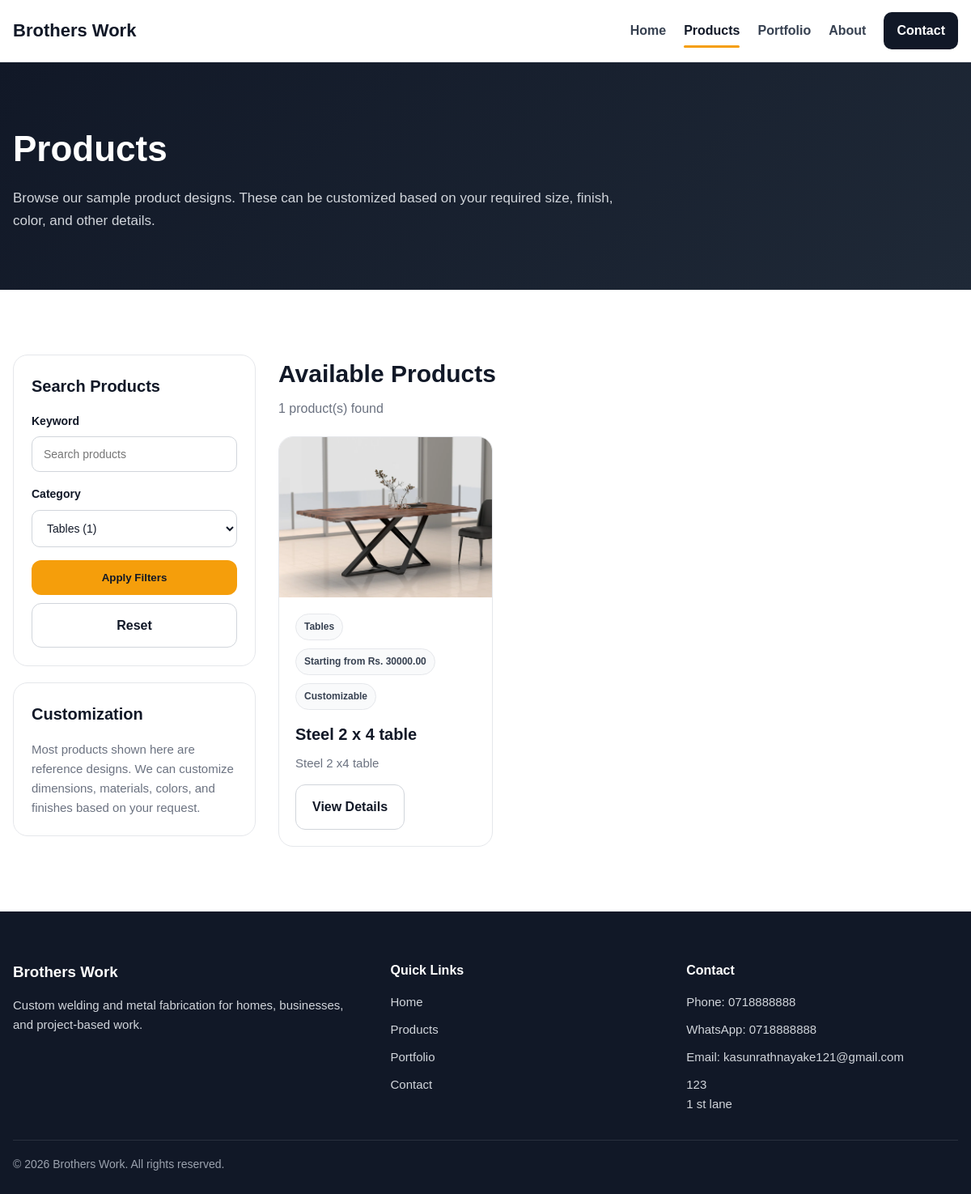
The app's page /products.php?category=2 with its own data.
### tables this page shows
CREATE TABLE `site_settings` (
  `id` int NOT NULL,
  `site_name` varchar(200) NOT NULL,
  `phone` varchar(50) DEFAULT NULL,
  `whatsapp` varchar(50) DEFAULT NULL,
  `email` varchar(150) DEFAULT NULL,
  `address` text,
  `hero_title` varchar(255) DEFAULT NULL,
  `hero_subtitle` text
);

CREATE TABLE `products` (
  `id` int NOT NULL,
  `category_id` int NOT NULL,
  `name` varchar(200) NOT NULL,
  `slug` varchar(220) NOT NULL,
  `short_description` text,
  `full_description` text,
  `price_text` varchar(150) DEFAULT NULL,
  `available_colors` text,
  `is_customizable` tinyint(1) DEFAULT '1',
  `is_featured` tinyint(1) DEFAULT '0',
  `status` tinyint(1) DEFAULT '1',
  `created_at` timestamp NULL DEFAULT CURRENT_TIMESTAMP
);

CREATE TABLE `categories` (
  `id` int NOT NULL,
  `name` varchar(150) NOT NULL,
  `slug` varchar(180) NOT NULL,
  `description` text,
  `status` tinyint(1) DEFAULT '1',
  `created_at` timestamp NULL DEFAULT CURRENT_TIMESTAMP
);

### includes/functions.php (called while the page is built, shortened)
<?php
function e($value): string
{
    return htmlspecialchars((string)($value ?? ''), ENT_QUOTES, 'UTF-8');
}
function get_site_settings(PDO $pdo): array
{
    $stmt = $pdo->query("SELECT * FROM site_settings ORDER BY id ASC LIMIT 1");
    $settings = $stmt->fetch();
    return $settings ?: [
        'site_name' => 'Welding Company',
        'phone' => '',
        'whatsapp' => '',
        'email' => '',
        'address' => '',
        'hero_title' => 'Custom Welding & Metal Fabrication',
        'hero_subtitle' => 'We build metal products and custom fabrication work for homes, businesses, and projects.'
    ];
}
function get_public_categories(PDO $pdo): array
{
    $stmt = $pdo->query("
        SELECT c.*,
               (
                   SELECT COUNT(*)
                   FROM products p
                   WHERE p.category_id = c.id AND p.status = 1
               ) AS product_count
        FROM categories c
        WHERE c.status = 1
        ORDER BY c.name ASC
    ");
    return $stmt->fetchAll();
}
function get_public_products(PDO $pdo, string $search = '', int $categoryId = 0): array
{
    $sql = "
        SELECT p.*, c.name AS category_name,
               (
                   SELECT pi.image_path
                   FROM product_images pi
                   WHERE pi.product_id = p.id
                   ORDER BY pi.sort_order ASC, pi.id ASC
                   LIMIT 1
               ) AS primary_image
        FROM products p
        INNER JOIN categories c ON c.id = p.category_id
        WHERE p.status = 1
          AND c.status = 1
    ";
    $params = [];
    if ($categoryId > 0) {
        $sql .= " AND p.category_id = ? ";
        $params[] = $categoryId;
    }
    $sql .= " ORDER BY p.is_featured DESC, p.id DESC ";
    $stmt = $pdo->prepare($sql);
    $stmt->execute($params);
    return $stmt->fetchAll();
}

### products.php (the view, shortened to what this page needs)
<?php
require_once __DIR__ . '/includes/db.php';
require_once __DIR__ . '/includes/functions.php';
$siteSettings = get_site_settings($pdo);
$categories = get_public_categories($pdo);
$search = trim($_GET['search'] ?? '');
$categoryId = isset($_GET['category']) ? (int)$_GET['category'] : 0;
$products = get_public_products($pdo, $search, $categoryId);
$frontendCssFiles = ['products.css'];
require_once __DIR__ . '/includes/frontend-header.php';
?>
<section class="page-hero">
    <div class="container">
        <div class="page-hero-content">
            <h1>Products</h1>
            <p>
                Browse our sample product designs. These can be customized based on your required size, finish, color, and other details.
            </p>
        </div>
    </div>
</section>
<section class="section">
    <div class="container">
        <div class="products-layout">
            <aside class="products-sidebar">
                <div class="sidebar-card">
                    <h3>Search Products</h3>
                    <form method="GET" action="" class="public-filter-form">
                        <div class="form-group">
                            <label for="search">Keyword</label>
                            <input
                                type="text"
                                id="search"
                                name="search"
                                value="<?php echo e($search); ?>"
                                placeholder="Search products"
                            >
                        </div>
                        <div class="form-group">
                            <label for="category">Category</label>
                            <select name="category" id="category">
                                <?php foreach ($categories as $category): ?>
                                    <option value="<?php echo (int)$category['id']; ?>" <?php echo $categoryId === (int)$category['id'] ? 'selected' : ''; ?>>
                                        <?php echo e($category['name']); ?> (<?php echo e($category['product_count']); ?>)
                                    </option>
                                <?php endforeach; ?>
                            </select>
                        </div>
                        <div class="filter-actions">
                            <button type="submit" class="btn btn-primary">Apply Filters</button>
                            <a href="<?php echo BASE_URL; ?>products.php" class="btn btn-outline">Reset</a>
                        </div>
                    </form>
                </div>
                <div class="sidebar-card">
                    <h3>Customization</h3>
                    <p>
                        Most products shown here are reference designs. We can customize dimensions, materials, colors, and finishes based on your request.
                    </p>
                </div>
            </aside>
            <div class="products-content">
                <div class="products-toolbar">
                    <div>
                        <h2>Available Products</h2>
                        <p><?php echo count($products); ?> product(s) found</p>
                    </div>
                </div>
                <?php if (!empty($products)): ?>
                    <div class="card-grid">
                        <?php foreach ($products as $product): ?>
                            <article class="common-card">
                                <div class="common-card-image">
                                    <?php if (!empty($product['primary_image'])): ?>
                                        <img src="<?php echo UPLOADS_URL . 'products/' . e($product['primary_image']); ?>" alt="<?php echo e($product['name']); ?>">
                                    <?php else: ?>
                                        <div class="image-fallback">No Image</div>
                                    <?php endif; ?>
                                </div>
                                <div class="common-card-body">
                                    <div class="common-meta">
                                        <span><?php echo e($product['category_name']); ?></span>
                                        <?php if (!empty($product['price_text'])): ?>
                                            <span><?php echo e($product['price_text']); ?></span>
                                        <?php endif; ?>
                                        <?php if ((int)$product['is_customizable'] === 1): ?>
                                            <span>Customizable</span>
                                        <?php endif; ?>
                                    </div>
                                    <h3><?php echo e($product['name']); ?></h3>
                                    <p>
                                        <?php echo e($product['short_description'] ?: 'Custom metal product available on request.'); ?>
                                    </p>
                                    <a href="<?php echo BASE_URL; ?>product.php?slug=<?php echo urlencode($product['slug']); ?>" class="btn btn-outline">
                                        View Details
                                    </a>
                                </div>
                            </article>
                        <?php endforeach; ?>
                    </div>
                <?php else: ?>
                    <div class="empty-public-state">
                        <p>No products found for the selected filters.</p>
                    </div>
                <?php endif; ?>
            </div>
        </div>
    </div>
</section>
<?php require_once __DIR__ . '/includes/frontend-footer.php'; ?>

### includes/frontend-header.php (shortened to what this page needs)
<?php
$frontendCssFiles = $frontendCssFiles ?? [];
$currentPage = basename($_SERVER['PHP_SELF']);
$isHome = $currentPage === 'index.php';
$isProducts = in_array($currentPage, ['products.php', 'product.php'], true);
$isPortfolio = in_array($currentPage, ['portfolio.php', 'portfolio-item.php'], true);
$isAbout = $currentPage === 'about.php';
$isContact = $currentPage === 'contact.php';
?>
<!DOCTYPE html>
<html lang="en">
<head>
    <link rel="stylesheet" href="<?php echo ASSETS_URL; ?>css/frontend/shared.css">
    <?php foreach ($frontendCssFiles as $cssFile): ?>
        <link rel="stylesheet" href="<?php echo ASSETS_URL . 'css/frontend/' . e($cssFile); ?>">
    <?php endforeach; ?>
</head>
<body>
<header class="site-header">
    <div class="container header-inner">
        <a href="<?php echo BASE_URL; ?>" class="site-logo">
            <?php echo e($siteSettings['site_name'] ?: 'Welding Company'); ?>
        </a>
        <nav class="site-nav" id="siteNav">
            <a href="<?php echo BASE_URL; ?>" class="<?php echo $isHome ? 'active' : ''; ?>">Home</a>
            <a href="<?php echo BASE_URL; ?>products.php" class="<?php echo $isProducts ? 'active' : ''; ?>">Products</a>
            <a href="<?php echo BASE_URL; ?>portfolio.php" class="<?php echo $isPortfolio ? 'active' : ''; ?>">Portfolio</a>
            <a href="<?php echo BASE_URL; ?>about.php" class="<?php echo $isAbout ? 'active' : ''; ?>">About</a>
            <a href="<?php echo BASE_URL; ?>contact.php" class="nav-cta <?php echo $isContact ? 'active-cta' : ''; ?>">Contact</a>
        </nav>
    </div>
</header>

### includes/frontend-footer.php (shortened to what this page needs)
<footer class="site-footer">
    <div class="container footer-grid">
        <div class="footer-block">
            <h3><?php echo e($siteSettings['site_name'] ?: 'Welding Company'); ?></h3>
            <p>
                Custom welding and metal fabrication for homes, businesses, and project-based work.
            </p>
        </div>
        <div class="footer-block">
            <h4>Quick Links</h4>
            <ul>
                <li><a href="<?php echo BASE_URL; ?>">Home</a></li>
                <li><a href="<?php echo BASE_URL; ?>products.php">Products</a></li>
                <li><a href="<?php echo BASE_URL; ?>portfolio.php">Portfolio</a></li>
                <li><a href="<?php echo BASE_URL; ?>contact.php">Contact</a></li>
            </ul>
        </div>
        <div class="footer-block">
            <h4>Contact</h4>
            <ul>
                <?php if (!empty($siteSettings['phone'])): ?>
                    <li>Phone: <?php echo e($siteSettings['phone']); ?></li>
                <?php endif; ?>
                <?php if (!empty($siteSettings['whatsapp'])): ?>
                    <li>WhatsApp: <?php echo e($siteSettings['whatsapp']); ?></li>
                <?php endif; ?>
                <?php if (!empty($siteSettings['email'])): ?>
                    <li>Email: <?php echo e($siteSettings['email']); ?></li>
                <?php endif; ?>
                <?php if (!empty($siteSettings['address'])): ?>
                    <li><?php echo nl2br(e($siteSettings['address'])); ?></li>
                <?php endif; ?>
            </ul>
        </div>
    </div>
    <div class="container footer-bottom">
        <p>&copy; <?php echo date('Y'); ?> <?php echo e($siteSettings['site_name'] ?: 'Welding Company'); ?>. All rights reserved.</p>
    </div>
</footer>
</body>
</html>

### assets/css/frontend/shared.css (style rules this page uses)
* { box-sizing: border-box; margin: 0; padding: 0; }
html, body { min-height: 100%; }
body { font-family: Arial, sans-serif; color: #111827; background: #ffffff; line-height: 1.6; }
a { text-decoration: none; color: inherit; }
img { max-width: 100%; display: block; }
.container { width: min(1200px, calc(100% - 32px)); margin: 0 auto; }
.section { padding: 80px 0; }
.btn { display: inline-flex; align-items: center; justify-content: center; border-radius: 12px; padding: 14px 20px; font-weight: 700; transition: 0.2s ease; border: none; cursor: pointer; }
.btn-primary { background: #f59e0b; color: #111827; }
.btn-outline { border: 1px solid #d1d5db; color: #111827; background: #ffffff; }
.site-header { position: sticky; top: 0; z-index: 1000; background: rgba(255, 255, 255, 0.95); backdrop-filter: blur(10px); border-bottom: 1px solid #e5e7eb; }
.header-inner { min-height: 76px; display: flex; align-items: center; justify-content: space-between; gap: 20px; }
.site-logo { font-size: 22px; font-weight: 800; color: #111827; }
.site-nav { display: flex; align-items: center; gap: 22px; }
.site-nav a { position: relative; font-weight: 600; color: #374151; transition: 0.2s ease; }
.site-nav a.active { color: #111827; }
.site-nav a.active::after { content: ""; position: absolute; left: 0; bottom: -8px; width: 100%; height: 3px; border-radius: 999px; background: #f59e0b; }
.site-nav .nav-cta { background: #111827; color: #ffffff; padding: 10px 16px; border-radius: 10px; }
.site-footer { background: #111827; color: #ffffff; padding-top: 60px; }
.footer-grid { display: grid; grid-template-columns: 1.3fr 1fr 1fr; gap: 30px; padding-bottom: 32px; }
.footer-block h3, .footer-block h4 { margin-bottom: 14px; }
.footer-block p, .footer-block li, .footer-block a { color: #d1d5db; font-size: 15px; }
.footer-block ul { list-style: none; display: flex; flex-direction: column; gap: 10px; }
.footer-bottom { border-top: 1px solid rgba(255, 255, 255, 0.1); padding: 18px 0 26px; }
.footer-bottom p { color: #9ca3af; font-size: 14px; }
.card-grid { display: grid; grid-template-columns: repeat(3, minmax(0, 1fr)); gap: 22px; }
.common-card { background: #ffffff; border: 1px solid #e5e7eb; border-radius: 18px; overflow: hidden; transition: 0.25s ease; }
.common-card-image { aspect-ratio: 4 / 3; background: #f3f4f6; }
.common-card-image img { width: 100%; height: 100%; object-fit: cover; }
.common-card-body { padding: 20px; }
.common-card-body h3 { font-size: 20px; margin-bottom: 8px; color: #111827; }
.common-card-body p { color: #6b7280; font-size: 15px; margin-bottom: 14px; }
.common-meta { display: flex; flex-wrap: wrap; gap: 10px; margin-bottom: 14px; }
.common-meta span { background: #f9fafb; border: 1px solid #e5e7eb; color: #374151; padding: 6px 10px; border-radius: 999px; font-size: 12px; font-weight: 700; }

### assets/css/frontend/products.css (style rules this page uses)
.page-hero { background: linear-gradient(135deg, #111827 0%, #1f2937 100%); color: #ffffff; padding: 72px 0; }
.page-hero-content { max-width: 760px; }
.page-hero-content h1 { font-size: 44px; margin-bottom: 12px; }
.page-hero-content p { color: #d1d5db; font-size: 17px; }
.products-layout { display: grid; grid-template-columns: 300px 1fr; gap: 28px; }
.products-sidebar { display: flex; flex-direction: column; gap: 20px; }
.sidebar-card { background: #ffffff; border: 1px solid #e5e7eb; border-radius: 18px; padding: 22px; }
.sidebar-card h3 { font-size: 20px; margin-bottom: 16px; color: #111827; }
.sidebar-card p { color: #6b7280; font-size: 15px; }
.public-filter-form .form-group { margin-bottom: 16px; }
.public-filter-form label { display: block; margin-bottom: 8px; font-size: 14px; font-weight: 700; }
.public-filter-form input, .public-filter-form select { width: 100%; padding: 13px 14px; border: 1px solid #d1d5db; border-radius: 10px; outline: none; font-size: 14px; background: #ffffff; color: #111827; }
.filter-actions { display: flex; flex-direction: column; gap: 10px; }
.products-toolbar { margin-bottom: 22px; }
.products-toolbar h2 { font-size: 30px; color: #111827; margin-bottom: 6px; }
.products-toolbar p { color: #6b7280; }

### records on screen
site_settings: site_name "Brothers Work", phone "0718888888", whatsapp "0718888888", email "kasunrathnayake121@gmail.com", address "123 1 st lane"
products: category.name "Tables", price_text "Starting from Rs. 30000.00", is_customizable "Customizable", name "Steel 2 x 4 table", short_description "Steel 2 x4 table"

### other values on screen
count($products) "1"
form field category "Tables (1)"
